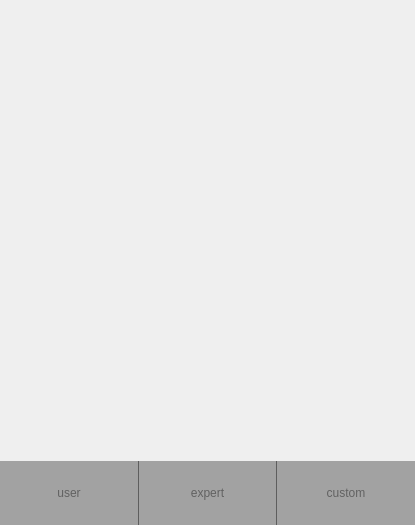
<?xml version="1.0" encoding="UTF-8"?>
<ui version="4.0">
 <class>DialogPickCurve</class>
 <widget class="QDialog" name="DialogPickCurve">
  <property name="geometry">
   <rect>
    <x>0</x>
    <y>0</y>
    <width>415</width>
    <height>525</height>
   </rect>
  </property>
  <property name="windowTitle">
   <string>Dialog</string>
  </property>
  <property name="styleSheet">
   <string notr="true">QToolButton{
font: 10pt &quot;微软雅黑&quot;;
color: rgb(97, 97, 97);
background-color: rgb(162, 162, 162);
border-style:none;
}
QToolButton:hover{
font: 14pt &quot;微软雅黑&quot;;
color: rgb(97, 97, 97);
background-color: rgb(214, 214, 214);
border-style:none;
}

QToolButton:checked{
font: 75 12pt &quot;微软雅黑&quot;;
color: rgb(97, 97, 97);
background-color: rgb(227, 227, 227);
border-style:none;
}
QWidget#widget{
background-color: rgb(94, 94, 94);
}
/*QWidget#DialogPickCurve{
background-color:rgba(0,0,0,0);
}
QWidget#page_user{
background-color:rgba(0,0,0,0);
}*/

QTreeView,QTableView,QListView {
	show-decoration-selected: 1;
	border:none; 
  }
QTreeView::item,QTableView::item,QListView::item {
      border: 1px solid #d9d9d9;
      border-left-color: transparent;
      border-top-color: transparent;
  }
QTreeView::item:hover,QTableView::item:hover,QListView::item:hover {
      background: qlineargradient(x1: 0, y1: 0, x2: 0, y2: 1, stop: 0 #e7effd, stop: 1 #cbdaf1);
      border: 1px solid #bfcde4;
  }
QTreeView::item:selected,QTableView::item:selected,QListView::item:selected {
      border: 1px solid #567dbc;
  }
QTreeView::item:selected:active,QTableView::item:selected:active,QListView::item:selected:active{
      background: qlineargradient(x1: 0, y1: 0, x2: 0, y2: 1, stop: 0 #6ea1f1, stop: 1 #567dbc);
  }
QTreeView::item:selected:!active,QTableView::item:selected:!active,QListView::item:selected:!active {
      background: qlineargradient(x1: 0, y1: 0, x2: 0, y2: 1, stop: 0 #6b9be8, stop: 1 #577fbf);
  }

QComboBox{
	border-radius: 3px;
	padding: 1px 10px 1px 5px;
	border: none;
	background-color:transparent;
}
QComboBox:hover{
	border-radius: 3px;
	padding: 1px 10px 1px 5px;
	border: 1px solid #636363;
	background-color: rgb(170, 255, 255);
}
QComboBox::drop-down{
	subcontrol-origin: padding;
	subcontrol-position: top right;
	width: 15px; 
	border-left-width: 1px;
	border-left-style: solid;
	border-top-right-radius: 3px;
	border-bottom-right-radius: 3px;
	border-left-color: transparent;
}

QComboBox::down-arrow{
 
	image: url(:/array_down.png);
}

</string>
  </property>
  <layout class="QVBoxLayout" name="verticalLayout" stretch="1,0">
   <property name="spacing">
    <number>0</number>
   </property>
   <property name="leftMargin">
    <number>0</number>
   </property>
   <property name="topMargin">
    <number>0</number>
   </property>
   <property name="rightMargin">
    <number>0</number>
   </property>
   <property name="bottomMargin">
    <number>0</number>
   </property>
   <item>
    <widget class="QStackedWidget" name="stackedWidget">
     <property name="currentIndex">
      <number>2</number>
     </property>
     <widget class="QWidget" name="page_user">
      <layout class="QVBoxLayout" name="verticalLayout_2" stretch="0,1">
       <property name="spacing">
        <number>0</number>
       </property>
       <property name="leftMargin">
        <number>0</number>
       </property>
       <property name="topMargin">
        <number>0</number>
       </property>
       <property name="rightMargin">
        <number>0</number>
       </property>
       <property name="bottomMargin">
        <number>0</number>
       </property>
       <item>
        <widget class="QWidget" name="widget_2" native="true">
         <property name="minimumSize">
          <size>
           <width>0</width>
           <height>50</height>
          </size>
         </property>
         <layout class="QHBoxLayout" name="horizontalLayout_2">
          <property name="leftMargin">
           <number>9</number>
          </property>
          <property name="topMargin">
           <number>0</number>
          </property>
          <property name="rightMargin">
           <number>0</number>
          </property>
          <property name="bottomMargin">
           <number>0</number>
          </property>
          <item>
           <widget class="QLabel" name="label">
            <property name="text">
             <string>Axis select:</string>
            </property>
           </widget>
          </item>
          <item>
           <widget class="QTableWidget" name="tableWidgetAxis">
            <property name="maximumSize">
             <size>
              <width>16777215</width>
              <height>50</height>
             </size>
            </property>
            <property name="editTriggers">
             <set>QAbstractItemView::NoEditTriggers</set>
            </property>
            <attribute name="horizontalHeaderVisible">
             <bool>false</bool>
            </attribute>
            <attribute name="verticalHeaderVisible">
             <bool>false</bool>
            </attribute>
           </widget>
          </item>
         </layout>
        </widget>
       </item>
       <item>
        <widget class="QTableWidget" name="tableWidget">
         <property name="selectionMode">
          <enum>QAbstractItemView::SingleSelection</enum>
         </property>
         <property name="showGrid">
          <bool>true</bool>
         </property>
         <property name="gridStyle">
          <enum>Qt::SolidLine</enum>
         </property>
         <attribute name="horizontalHeaderStretchLastSection">
          <bool>false</bool>
         </attribute>
         <column>
          <property name="text">
           <string>Name</string>
          </property>
         </column>
         <column>
          <property name="text">
           <string>Description</string>
          </property>
         </column>
         <column>
          <property name="text">
           <string>Unit</string>
          </property>
         </column>
        </widget>
       </item>
      </layout>
     </widget>
     <widget class="QWidget" name="page_expert">
      <layout class="QVBoxLayout" name="verticalLayout_3">
       <property name="spacing">
        <number>0</number>
       </property>
       <property name="leftMargin">
        <number>0</number>
       </property>
       <property name="topMargin">
        <number>0</number>
       </property>
       <property name="rightMargin">
        <number>0</number>
       </property>
       <property name="bottomMargin">
        <number>0</number>
       </property>
       <item>
        <widget class="QTreeWidget" name="treeWidgetExpert">
         <column>
          <property name="text">
           <string notr="true">1</string>
          </property>
         </column>
        </widget>
       </item>
      </layout>
     </widget>
     <widget class="QWidget" name="page_custom">
      <layout class="QVBoxLayout" name="verticalLayout_custom">
       <property name="spacing">
        <number>0</number>
       </property>
       <property name="leftMargin">
        <number>0</number>
       </property>
       <property name="topMargin">
        <number>0</number>
       </property>
       <property name="rightMargin">
        <number>0</number>
       </property>
       <property name="bottomMargin">
        <number>0</number>
       </property>
      </layout>
     </widget>
    </widget>
   </item>
   <item>
    <widget class="QWidget" name="widget" native="true">
     <property name="minimumSize">
      <size>
       <width>0</width>
       <height>64</height>
      </size>
     </property>
     <layout class="QHBoxLayout" name="horizontalLayout">
      <property name="spacing">
       <number>1</number>
      </property>
      <property name="leftMargin">
       <number>0</number>
      </property>
      <property name="topMargin">
       <number>0</number>
      </property>
      <property name="rightMargin">
       <number>0</number>
      </property>
      <property name="bottomMargin">
       <number>0</number>
      </property>
      <item>
       <widget class="QToolButton" name="btn_user">
        <property name="sizePolicy">
         <sizepolicy hsizetype="Expanding" vsizetype="Expanding">
          <horstretch>0</horstretch>
          <verstretch>0</verstretch>
         </sizepolicy>
        </property>
        <property name="text">
         <string>user</string>
        </property>
        <property name="icon">
         <iconset resource="image.qrc">
          <normaloff>:/user_custom.png</normaloff>:/user_custom.png</iconset>
        </property>
        <property name="iconSize">
         <size>
          <width>32</width>
          <height>32</height>
         </size>
        </property>
        <property name="checkable">
         <bool>true</bool>
        </property>
        <property name="toolButtonStyle">
         <enum>Qt::ToolButtonTextUnderIcon</enum>
        </property>
        <property name="autoRaise">
         <bool>false</bool>
        </property>
       </widget>
      </item>
      <item>
       <widget class="QToolButton" name="btn_expert">
        <property name="sizePolicy">
         <sizepolicy hsizetype="Expanding" vsizetype="Expanding">
          <horstretch>0</horstretch>
          <verstretch>0</verstretch>
         </sizepolicy>
        </property>
        <property name="text">
         <string>expert</string>
        </property>
        <property name="icon">
         <iconset resource="image.qrc">
          <normaloff>:/user_expert.png</normaloff>:/user_expert.png</iconset>
        </property>
        <property name="iconSize">
         <size>
          <width>32</width>
          <height>32</height>
         </size>
        </property>
        <property name="checkable">
         <bool>true</bool>
        </property>
        <property name="toolButtonStyle">
         <enum>Qt::ToolButtonTextUnderIcon</enum>
        </property>
       </widget>
      </item>
      <item>
       <widget class="QToolButton" name="btn_custom">
        <property name="sizePolicy">
         <sizepolicy hsizetype="Expanding" vsizetype="Expanding">
          <horstretch>0</horstretch>
          <verstretch>0</verstretch>
         </sizepolicy>
        </property>
        <property name="text">
         <string>custom</string>
        </property>
        <property name="icon">
         <iconset resource="image.qrc">
          <normaloff>:/user_edit.png</normaloff>:/user_edit.png</iconset>
        </property>
        <property name="iconSize">
         <size>
          <width>32</width>
          <height>32</height>
         </size>
        </property>
        <property name="checkable">
         <bool>true</bool>
        </property>
        <property name="toolButtonStyle">
         <enum>Qt::ToolButtonTextUnderIcon</enum>
        </property>
       </widget>
      </item>
     </layout>
    </widget>
   </item>
  </layout>
 </widget>
 <resources>
  <include location="image.qrc"/>
 </resources>
 <connections/>
</ui>
